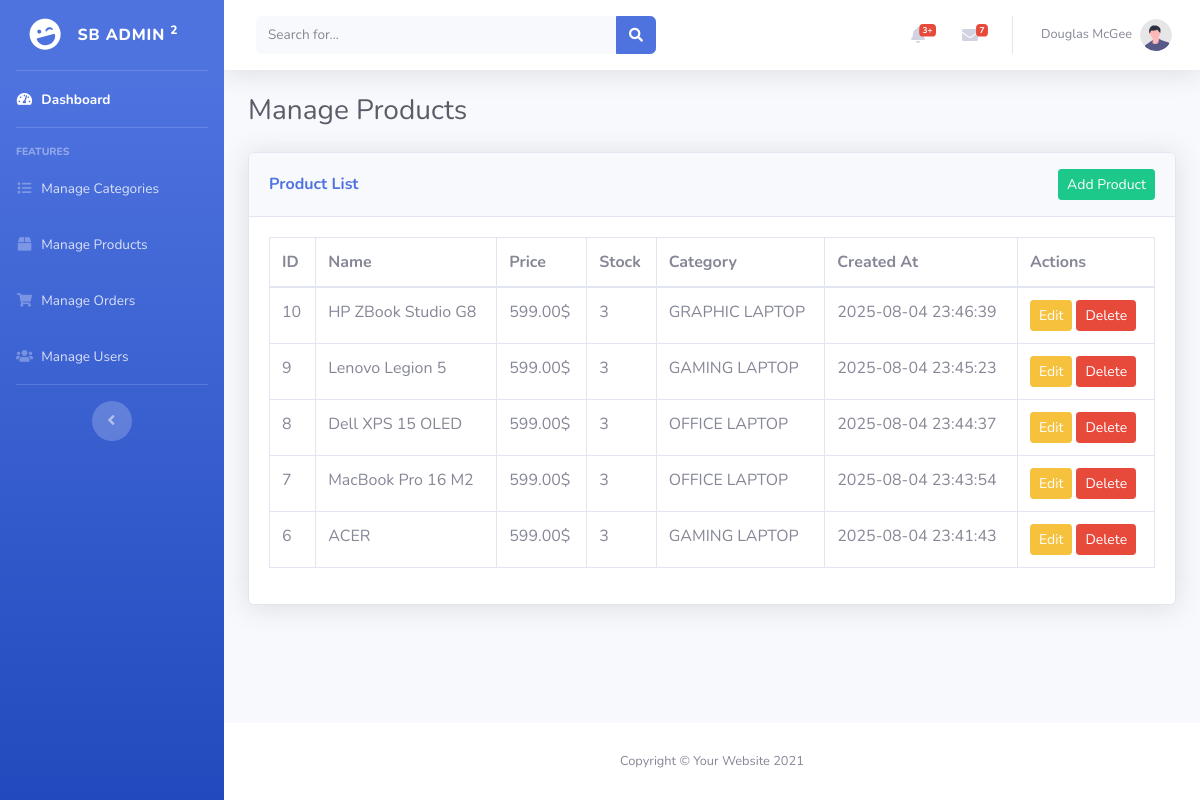
/admin/products/index.php, run on the app's committed database.
### tables this page shows
CREATE TABLE `products` (
  `id` int(11) NOT NULL,
  `name` varchar(255) NOT NULL,
  `price` decimal(10,2) NOT NULL,
  `descriptions` text DEFAULT NULL,
  `thumbnail` varchar(255) DEFAULT NULL,
  `stock` int(11) DEFAULT 0,
  `category_id` int(11) DEFAULT NULL,
  `created_at` datetime DEFAULT current_timestamp(),
  `updated_at` datetime DEFAULT current_timestamp() ON UPDATE current_timestamp(),
  `avg_rate` float DEFAULT 0
);

CREATE TABLE `categories` (
  `id` int(11) NOT NULL,
  `name` varchar(255) NOT NULL
);

### admin/products/index.php (the view, shortened to what this page needs)
<?php
require_once dirname(__DIR__, 2) . '/config/database.php';
$stmt = $conn->query('SELECT p.*, c.name AS category_name FROM products p LEFT JOIN categories c ON p.category_id = c.id ORDER BY p.id DESC');
$products = $stmt->fetchAll(PDO::FETCH_ASSOC);
?>
<?php include dirname(__DIR__) . '/../admin/admin_header.php'; ?>
<div class="container-fluid mt-4">
    <h1 class="h3 mb-4 text-gray-800">Manage Products</h1>
    <div class="card shadow mb-4">
        <div class="card-header py-3 d-flex justify-content-between align-items-center">
            <span class="m-0 font-weight-bold text-primary">Product List</span>
            <a href="add.php" class="btn btn-success btn-sm">Add Product</a>
        </div>
        <div class="card-body">
            <div class="table-responsive">
                <table class="table table-bordered" width="100%" cellspacing="0">
                    <thead>
                        <tr>
                            <th>ID</th>
                            <th>Name</th>
                            <th>Price</th>
                            <th>Stock</th>
                            <th>Category</th>
                            <th>Created At</th>
                            <th>Actions</th>
                        </tr>
                    </thead>
                    <tbody>
                        <?php foreach ($products as $product): ?>
                        <tr>
                            <td><?= htmlspecialchars($product['id']) ?></td>
                            <td><?= htmlspecialchars($product['name']) ?></td>
                            <td><?= htmlspecialchars($product['price']) ?>$</td>
                            <td><?= htmlspecialchars($product['stock']) ?></td>
                            <td><?= htmlspecialchars($product['category_name']) ?></td>
                            <td><?= htmlspecialchars($product['created_at']) ?></td>
                            <td>
                                <a href="edit.php?id=<?= $product['id'] ?>" class="btn btn-warning btn-sm">Edit</a>
                                <a href="delete.php?id=<?= $product['id'] ?>" class="btn btn-danger btn-sm" onclick="return confirm('Are you sure you want to delete this product?');">Delete</a>
                            </td>
                        </tr>
                        <?php endforeach; ?>
                    </tbody>
                </table>
            </div>
        </div>
    </div>
</div>
<?php include dirname(__DIR__) . '/../admin/admin_footer.php'; ?>

### admin/admin_header.php (shortened to what this page needs)
<!DOCTYPE html>
<html lang="en">
<head>
    <link href="<?= APP_URL ?>/admin/vendor/fontawesome-free/css/all.min.css" rel="stylesheet" type="text/css">
    <link href="<?= APP_URL ?>/admin/css/sb-admin-2.min.css" rel="stylesheet">
</head>
<body id="page-top">
    <div id="wrapper">
        <ul class="navbar-nav bg-gradient-primary sidebar sidebar-dark accordion" id="accordionSidebar">
            <a class="sidebar-brand d-flex align-items-center justify-content-center" href="index.html">
                <div class="sidebar-brand-icon rotate-n-15">
                    <i class="fas fa-laugh-wink"></i>
                </div>
                <div class="sidebar-brand-text mx-3">SB Admin <sup>2</sup></div>
            </a>
            <hr class="sidebar-divider my-0">
            <li class="nav-item active">
                <a class="nav-link" href="<?= APP_URL ?>/admin/index.php">
                    <i class="fas fa-fw fa-tachometer-alt"></i>
                    <span>Dashboard</span></a>
            </li>
            <hr class="sidebar-divider">
            <div class="sidebar-heading">Features</div>
        <li class="nav-item">
            <a class="nav-link" href="<?= APP_URL ?>/admin/categories/index.php">
                <i class="fas fa-fw fa-list"></i>
                <span>Manage Categories</span></a>
        </li>
        <li class="nav-item">
            <a class="nav-link" href="<?= APP_URL ?>/admin/products/index.php">
                <i class="fas fa-fw fa-box"></i>
                <span>Manage Products</span></a>
        </li>
        <li class="nav-item">
            <a class="nav-link" href="#">
                <i class="fas fa-fw fa-shopping-cart"></i>
                <span>Manage Orders</span></a>
        </li>
        <li class="nav-item">
            <a class="nav-link" href="#">
                <i class="fas fa-fw fa-users"></i>
                <span>Manage Users</span></a>
        </li>
            <hr class="sidebar-divider d-none d-md-block">
            <div class="text-center d-none d-md-inline">
                <button class="rounded-circle border-0" id="sidebarToggle"></button>
            </div>
        </ul>
        <div id="content-wrapper" class="d-flex flex-column">
            <div id="content">
                <nav class="navbar navbar-expand navbar-light bg-white topbar mb-4 static-top shadow">
                    <form class="d-none d-sm-inline-block form-inline mr-auto ml-md-3 my-2 my-md-0 mw-100 navbar-search">
                        <div class="input-group">
                            <input type="text" class="form-control bg-light border-0 small" placeholder="Search for..." aria-label="Search" aria-describedby="basic-addon2">
                            <div class="input-group-append">
                                <button class="btn btn-primary" type="button">
                                    <i class="fas fa-search fa-sm"></i>
                                </button>
                            </div>
                        </div>
                    </form>
                    <ul class="navbar-nav ml-auto">
                        <li class="nav-item dropdown no-arrow mx-1">
                            <a class="nav-link dropdown-toggle" href="#" id="alertsDropdown" role="button" data-toggle="dropdown" aria-haspopup="true" aria-expanded="false">
                                <i class="fas fa-bell fa-fw"></i>
                                <span class="badge badge-danger badge-counter">3+</span>
                            </a>
                        </li>
                        <li class="nav-item dropdown no-arrow mx-1">
                            <a class="nav-link dropdown-toggle" href="#" id="messagesDropdown" role="button" data-toggle="dropdown" aria-haspopup="true" aria-expanded="false">
                                <i class="fas fa-envelope fa-fw"></i>
                                <span class="badge badge-danger badge-counter">7</span>
                            </a>
                        </li>
                        <li class="nav-item dropdown no-arrow">
                            <a class="nav-link dropdown-toggle" href="#" id="userDropdown" role="button" data-toggle="dropdown" aria-haspopup="true" aria-expanded="false">
                                <span class="mr-2 d-none d-lg-inline text-gray-600 small">Douglas McGee</span>
                                <img class="img-profile rounded-circle" src="img/undraw_profile.svg">
                            </a>
                        </li>
                    </ul>
                </nav>

### admin/admin_footer.php (shortened to what this page needs)
            </div>
            <footer class="sticky-footer bg-white">
                <div class="container my-auto">
                    <div class="copyright text-center my-auto">
                        <span>Copyright &copy; Your Website 2021</span>
                    </div>
                </div>
            </footer>
        </div>
    </div>
</body>
</html>

### data on the page
products: id "10", name "HP ZBook Studio G8", price "599.00", stock "3", category.name "GRAPHIC LAPTOP", created_at "2025-08-04 23:46:39"
products: id "9", name "Lenovo Legion 5", price "599.00", stock "3", category.name "GAMING LAPTOP", created_at "2025-08-04 23:45:23"
products: id "8", name "Dell XPS 15 OLED", price "599.00", stock "3", category.name "OFFICE LAPTOP", created_at "2025-08-04 23:44:37"
products: id "7", name "MacBook Pro 16 M2", price "599.00", stock "3", category.name "OFFICE LAPTOP", created_at "2025-08-04 23:43:54"
products: id "6", name "ACER", price "599.00", stock "3", category.name "GAMING LAPTOP", created_at "2025-08-04 23:41:43"
